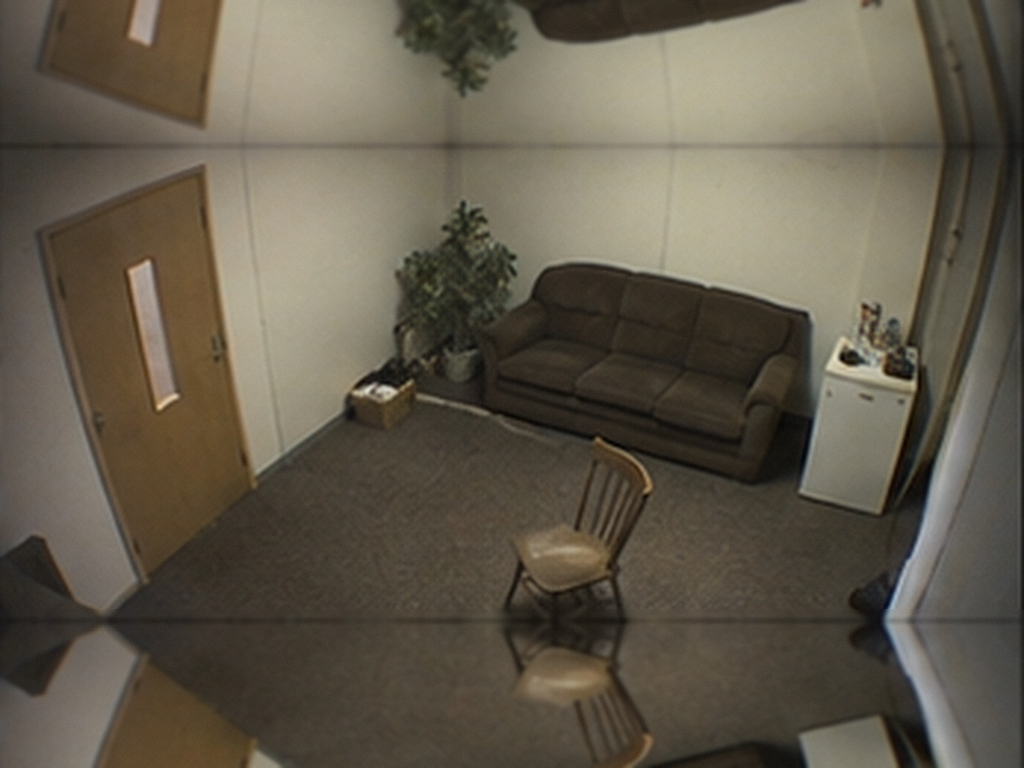
#> input picture references/rooms/plates_v1/01_green_room/01_base.png, 1024 x 768 px
$ python prepare_room_plates.py
#> lines starting #> are read from the running program, lines starting #| are printed output that depends on the picture
#!/usr/bin/env python3
"""
Prepares the backstage room plates (D037) from the user's ChatGPT batch for the CCTV cutaways:
  * crops each image to its clean band (the batch has contact-sheet artefacts: a duplicated strip
    at the top and a mirrored "reflection" strip at the bottom);
  * returns it to 4:3 by trimming width (tall bands) or extending top/bottom into darkness (wide bands);
  * grades it as cheap late-90s security video: monochrome with a faint green cast, crushed blacks,
    soft focus, lifted noise floor. Live scanlines/noise/timestamp are drawn on top in cctv_view.gd;
  * writes assets/studio/rooms/<room>__<variant>.jpg (1440x1080). Masters in references/rooms/plates_v1 are untouched.

    python3 tools/art/prepare_room_plates.py
"""
import os
import cv2
import numpy as np

ROOT = os.path.abspath(os.path.join(os.path.dirname(__file__), "..", ".."))
SRC = os.path.join(ROOT, "references", "rooms", "plates_v1")
OUT = os.path.join(ROOT, "assets", "studio", "rooms")
W, H = 1440, 1080

# (source file, output name, clean y0, y1)  — bands measured by eye on gridded previews (1024x768 sources)
PLATES = [
    ("01_green_room/01_base.png", "green_room__base", 150, 612),
    ("01_green_room/02_variant_a_door_open.png", "green_room__door_open", 150, 612),
    ("01_green_room/03_variant_b_chair_by_door.png", "green_room__chair_door", 152, 612),
    ("01_green_room/04_variant_c_light_off.png", "green_room__light_off", 152, 612),
    ("02_studio_c/01_base.png", "studio_c__base", 0, 545),
    ("02_studio_c/02_variant_a_fourth_podium_lit.png", "studio_c__podium_lit", 0, 545),
    ("02_studio_c/03_variant_b_exit_glow_only.png", "studio_c__light_off", 0, 545),
    ("03_prop_store/01_base.png", "prop_store__base", 162, 604),
    ("03_prop_store/02_variant_a_door_open.png", "prop_store__door_open", 162, 604),
    ("03_prop_store/03_variant_b_mannequin_faces_camera.png", "prop_store__mannequin_faces", 162, 604),
    ("03_prop_store/04_variant_c_mannequin_gone.png", "prop_store__mannequin_gone", 162, 604),
    ("04_archive_tape_room/01_base.png", "tape_room__base", 232, 548),
    ("04_archive_tape_room/02_variant_a_back_door_ajar.png", "tape_room__door_ajar", 220, 548),
    ("04_archive_tape_room/03_variant_b_tv_only_light.png", "tape_room__light_off", 220, 548),
    ("05_service_corridor/01_base.png", "corridor__base", 212, 553),
    ("05_service_corridor/02_variant_a_far_door_open.png", "corridor__door_open", 212, 553),
    ("05_service_corridor/03_variant_b_one_tube_out.png", "corridor__light_off", 210, 550),
    ("06_control_room/01_base.png", "control_room__base", 35, 768),
    ("07_staff_kitchenette/01_base.png", "kitchenette__base", 8, 698),
    ("08_loading_area/01_base.png", "loading__base", 98, 700),
    ("09_grahams_dressing_room/01_base.png", "dressing_room__base", 70, 545),
    ("10_locked_room/01_base.png", "locked__base", 45, 740),
]


def load(path):
    img = cv2.imread(path)
    if img is None:   # one master is a truncated PNG: decode what's there via PIL
        from PIL import Image, ImageFile
        ImageFile.LOAD_TRUNCATED_IMAGES = True
        img = cv2.cvtColor(np.array(Image.open(path).convert("RGB")), cv2.COLOR_RGB2BGR)
    return img


def to_43(band):
    h, w = band.shape[:2]
    if h / w >= 0.75:
        cw = int(h * 4 / 3)
        x0 = (w - cw) // 2
        out = band[:, x0:x0 + cw]
    else:
        need = int(w * 0.75) - h
        top, bot = need // 2, need - need // 2
        def ext(edge_rows, n):
            e = edge_rows.astype(np.float32).mean(axis=0)
            e = cv2.GaussianBlur(e[None], (0, 0), sigmaX=30, sigmaY=0.1)[0]
            k = np.linspace(1.0, 0.0, n, dtype=np.float32) ** 1.3
            return np.repeat(e[None], n, axis=0) * k[:, None, None]
        t = ext(band[:6], top)[::-1]
        b = ext(band[-6:], bot)
        out = np.vstack([t, band.astype(np.float32), b])
        for i in range(30):   # soften the joins
            a = (i + 1) / 31.0
            out[top + i] = out[top + i] * a + out[top - 1] * (1 - a)
            out[top + h - 1 - i] = out[top + h - 1 - i] * a + out[top + h] * (1 - a)
        out = np.clip(out, 0, 255).astype(np.uint8)
    return cv2.resize(out, (W, H), interpolation=cv2.INTER_CUBIC)


def grade(img):
    g = cv2.cvtColor(img, cv2.COLOR_BGR2GRAY).astype(np.float32) / 255.0
    g = cv2.GaussianBlur(g, (0, 0), 1.6)                       # cheap lens + tape softness
    g = np.clip((g - 0.04) * 1.18, 0, 1) ** 1.1                # crushed blacks
    g = g * 0.88 + 0.05                                        # lifted floor
    yy, xx = np.mgrid[0:H, 0:W].astype(np.float32)
    v = 1.0 - 0.35 * (((xx - W / 2) / (W / 2)) ** 2 + ((yy - H / 2) / (H / 2)) ** 2)
    g = g * np.clip(v, 0.55, 1.0)
    g += np.random.default_rng(98).normal(0, 0.018, g.shape).astype(np.float32)
    g = np.clip(g, 0, 1)
    out = np.stack([g * 0.86, g * 0.97, g * 0.88], axis=-1)   # faint green cast (BGR)
    return (out * 255).astype(np.uint8)


def main():
    os.makedirs(OUT, exist_ok=True)
    for src, name, y0, y1 in PLATES:
        img = load(os.path.join(SRC, src))
#> in load, img is the input picture: shape (768, 1024, 3); mean B, G, R 75.8, 90.4, 98
        band = img[y0:y1, :]
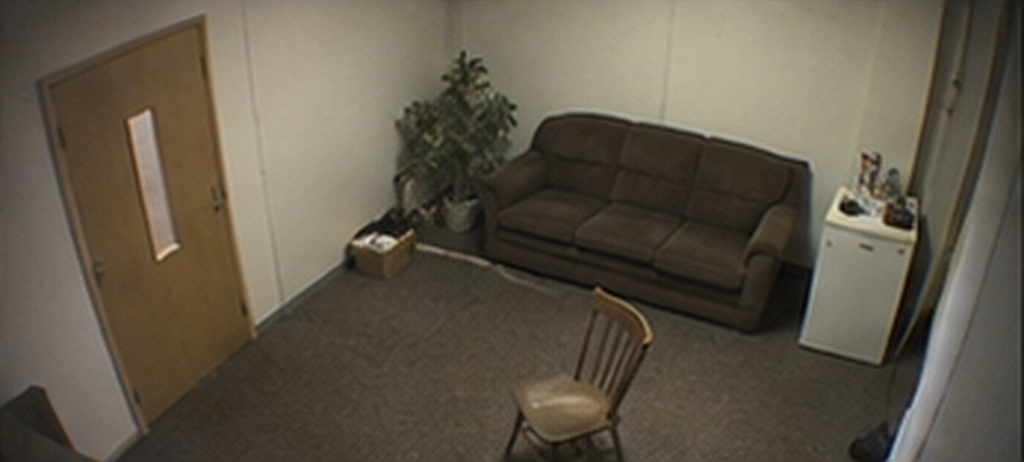
#> band: shape (462, 1024, 3); mean B, G, R 74.7, 89.3, 97.1
        out = grade(to_43(band))
#> in ext, `e = edge_rows.astype(np.float32).mean(axis=0)`: e = 1024 rows, first 8: [41.67, 46.17, 50.17], [42.33, 47.33, 51.33], [42.83, 47.83, 51.83], [45, 50, 54.33], [45.17, 50.83, 55.17], [44.17, 50.83, 54.17], [45.5, 52.17, 55.67], [44.33, 51, 54.33]
#> in ext, `e = cv2.GaussianBlur(e[None], (0, 0), sigmaX=30, sigmaY=0.1)[0]`: e = 1024 rows, first 8: [47.59, 53.82, 57.82], [47.59, 53.82, 57.82], [47.6, 53.83, 57.83], [47.61, 53.84, 57.85], [47.63, 53.86, 57.87], [47.65, 53.89, 57.9], [47.67, 53.92, 57.93], [47.7, 53.95, 57.98]
#> in to_43, `t = ext(band[:6], top)[::-1]`:
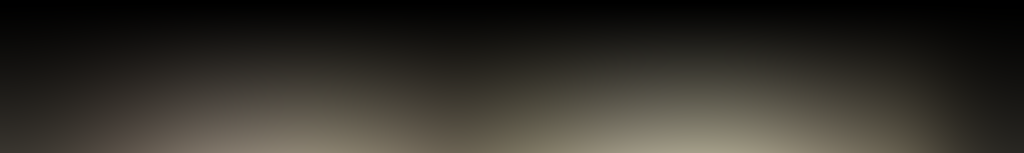
#> t: shape (153, 1024, 3) float32; mean B, G, R 41.4, 48, 51
#> call 2 of ext, with edge_rows = array of shape (6, 1024, 3), n = 153
#> in ext (call 2), `e = edge_rows.astype(np.float32).mean(axis=0)`: e = 1024 rows, first 8: [24.5, 25.33, 27], [24.83, 26, 27.33], [26, 27.17, 29], [26, 28.67, 30.17], [28.17, 30.67, 32.33], [28.83, 31.5, 33.17], [29.83, 32.67, 34.5], [30.17, 32.5, 34.5]
#> in ext (call 2), `e = cv2.GaussianBlur(e[None], (0, 0), sigmaX=30, sigmaY=0.1)[0]`: e = 1024 rows, first 8: [35.12, 37.96, 41.54], [35.12, 37.97, 41.55], [35.13, 37.98, 41.56], [35.15, 38, 41.59], [35.17, 38.03, 41.62], [35.2, 38.07, 41.67], [35.24, 38.11, 41.72], [35.28, 38.17, 41.79]
#> in ext (call 2), `return np.repeat(e[None], n, axis=0) * k[:, None, None]`:
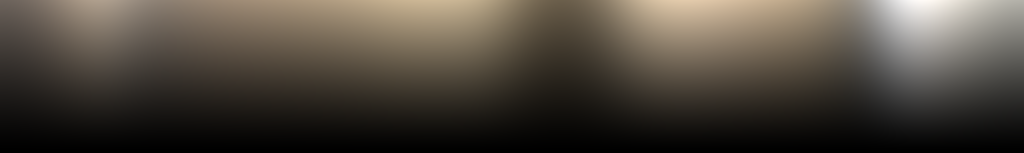
#> returned value: shape (153, 1024, 3) float32; mean of channels 0, 1, 2 23.2, 26.7, 29.2; drawn with min black and max white
#> after the loop in to_43, `for i in range(30):`:
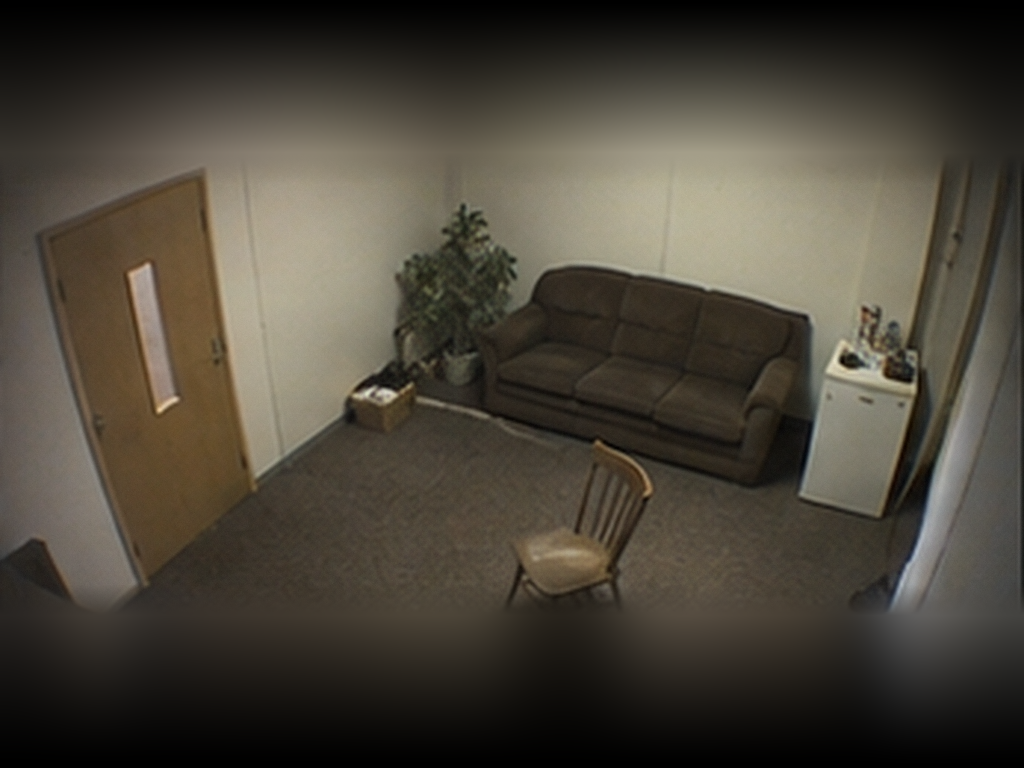
#> out: shape (768, 1024, 3) float32; mean B, G, R 57.7, 68.5, 74.3
#> in grade, `g = g * np.clip(v, 0.55, 1.0)`:
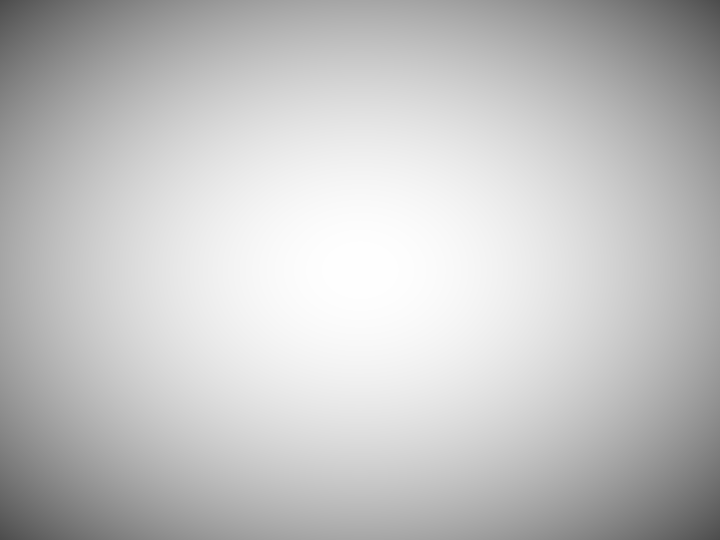
#> v: shape (1080, 1440) float32 (shown at 1/2 size); min 0.3, max 1, mean 0.767
#> in grade, `g += np.random.default_rng(98).normal(0, 0.018, g.shape).astype(np.flo..`:
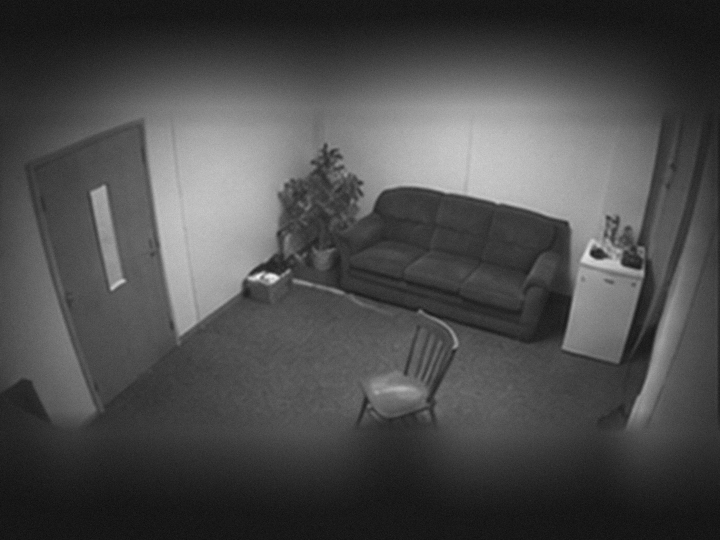
#> g: shape (1080, 1440) float32 (shown at 1/2 size); min -0.0533, max 0.848, mean 0.218; drawn with min black and max white
#> in grade, `out = np.stack([g * 0.86, g * 0.97, g * 0.88], axis=-1)`:
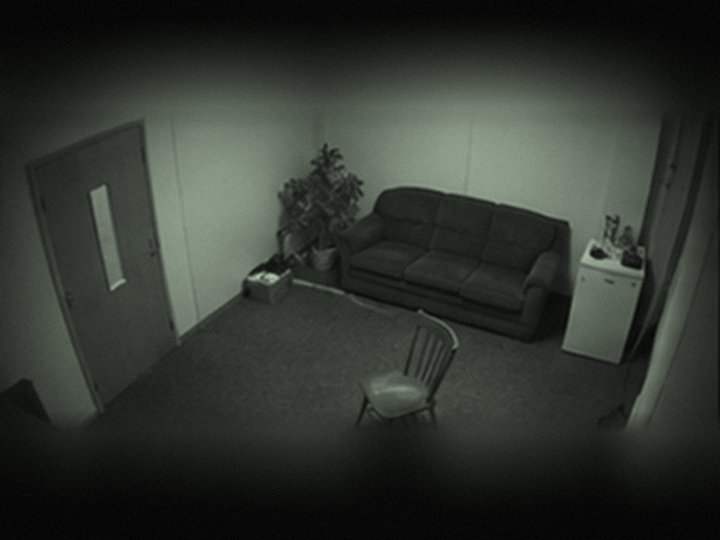
#> out: shape (1080, 1440, 3) float32 (shown at 1/2 size); mean of channels 0, 1, 2 0.188, 0.212, 0.192; drawn as B, G, R
        cv2.imwrite(os.path.join(OUT, name + ".jpg"), out, [cv2.IMWRITE_JPEG_QUALITY, 86])
        print("wrote", name, band.shape[:2])
#| wrote green_room__base (462, 1024)
#> pass 2 of the loop in main, `for src, name, y0, y1 in PLATES:`:
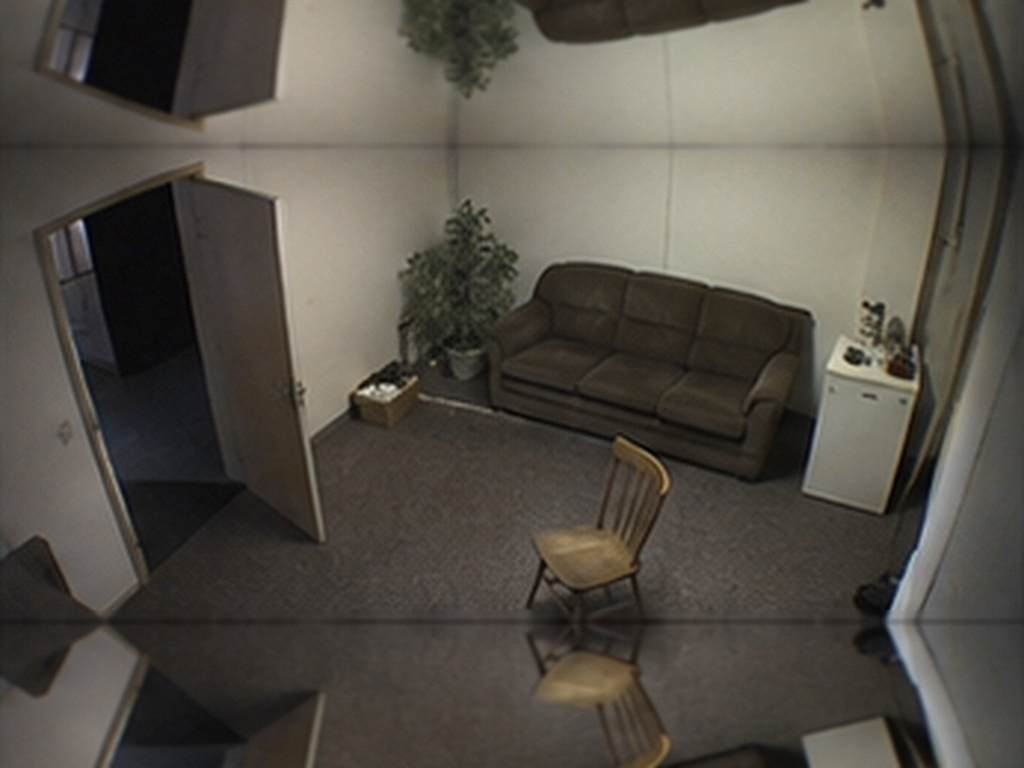
#> input picture references/rooms/plates_v1/01_green_room/02_variant_a_door_open.png, 1024 x 768 px
#> in load, img is the input picture: shape (768, 1024, 3); mean B, G, R 72.6, 80.5, 85.4
#> in ext (call 3), `e = edge_rows.astype(np.float32).mean(axis=0)`: e = 1024 rows, first 8: [43.67, 47.5, 51], [43.83, 47.83, 51.5], [43.5, 47.33, 52], [45.5, 49.5, 54], [45.5, 49.33, 54], [44.5, 48.33, 53], [45.83, 49.67, 54.33], [44.67, 48.5, 52.5]
#> in ext (call 3), `e = cv2.GaussianBlur(e[None], (0, 0), sigmaX=30, sigmaY=0.1)[0]`: e = 1024 rows, first 8: [49.18, 52.47, 56.18], [49.18, 52.47, 56.18], [49.18, 52.48, 56.19], [49.19, 52.49, 56.2], [49.21, 52.51, 56.22], [49.23, 52.53, 56.24], [49.25, 52.56, 56.27], [49.28, 52.59, 56.31]
#> in to_43 (call 2), `t = ext(band[:6], top)[::-1]`:
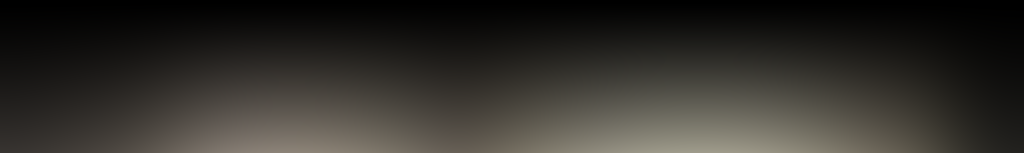
#> t: shape (153, 1024, 3) float32; mean B, G, R 42.5, 47.3, 49.7
#> in ext (call 4), `e = edge_rows.astype(np.float32).mean(axis=0)`: e = 1024 rows, first 8: [29.17, 30.67, 32.67], [28.67, 31, 33.17], [29.83, 31.83, 34.33], [30.33, 32.33, 35.17], [32.17, 33.83, 36.83], [32.67, 34.33, 37.33], [33.33, 34.33, 37.17], [32.83, 34, 37]
#> in ext (call 4), `e = cv2.GaussianBlur(e[None], (0, 0), sigmaX=30, sigmaY=0.1)[0]`: e = 1024 rows, first 8: [34.42, 35.65, 38.79], [34.42, 35.65, 38.79], [34.42, 35.66, 38.8], [34.43, 35.67, 38.81], [34.44, 35.69, 38.83], [34.46, 35.7, 38.85], [34.48, 35.73, 38.88], [34.51, 35.76, 38.91]
#> in grade (call 2), `out = np.stack([g * 0.86, g * 0.97, g * 0.88], axis=-1)`:
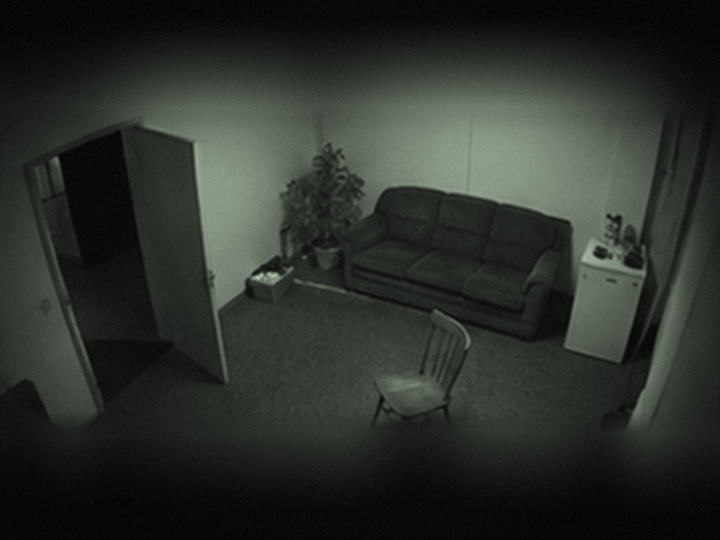
#> out: shape (1080, 1440, 3) float32 (shown at 1/2 size); mean of channels 0, 1, 2 0.168, 0.19, 0.172; drawn as B, G, R
#| wrote green_room__door_open (462, 1024)
#> pass 3 of the loop in main, `for src, name, y0, y1 in PLATES:`:
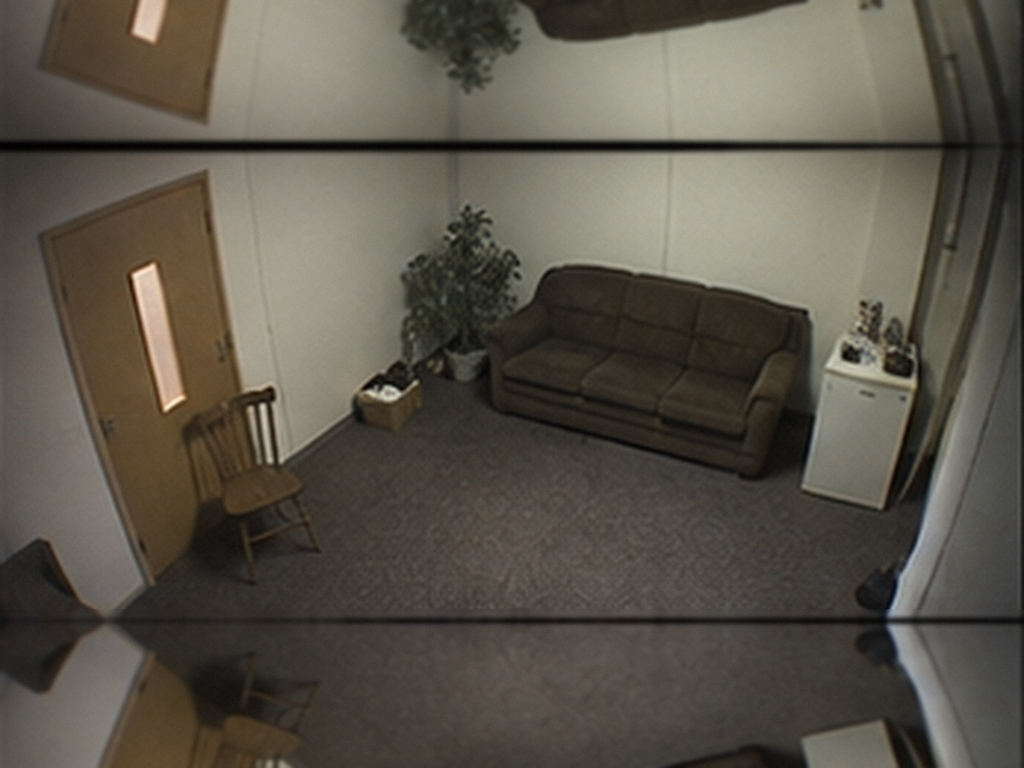
#> input picture references/rooms/plates_v1/01_green_room/03_variant_b_chair_by_door.png, 1024 x 768 px
#> in load, img is the input picture: shape (768, 1024, 3); mean B, G, R 74.8, 85.3, 90.8
#> band: shape (460, 1024, 3)
#> in ext (call 5), `e = edge_rows.astype(np.float32).mean(axis=0)`: e = 1024 rows, first 8: [41.67, 45, 46.5], [41.67, 45, 46.83], [41.67, 45.33, 47.5], [42.83, 45.83, 48.33], [43.17, 46.33, 48.83], [41.17, 44.5, 47.5], [41.83, 45, 48.83], [40.33, 43.67, 46.83]
#> in ext (call 5), `e = cv2.GaussianBlur(e[None], (0, 0), sigmaX=30, sigmaY=0.1)[0]`: e = 1024 rows, first 8: [42.15, 46.41, 49.88], [42.15, 46.41, 49.88], [42.15, 46.42, 49.89], [42.16, 46.43, 49.9], [42.18, 46.45, 49.92], [42.19, 46.46, 49.94], [42.21, 46.49, 49.96], [42.24, 46.52, 50]
#> in to_43 (call 3), `t = ext(band[:6], top)[::-1]`:
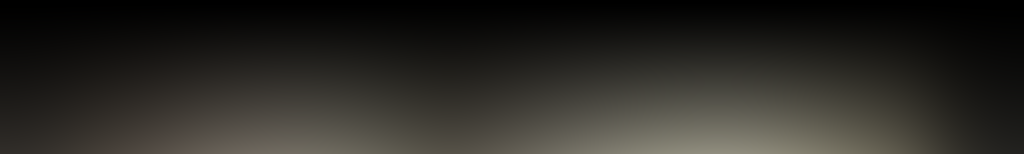
#> t: shape (154, 1024, 3) float32; mean B, G, R 37, 41.7, 43.4
#> in ext (call 6), `e = edge_rows.astype(np.float32).mean(axis=0)`: e = 1024 rows, first 8: [24.83, 25.83, 26.83], [24.5, 25.5, 26.83], [25.17, 26, 28], [25.5, 26.5, 29], [27.17, 28.17, 31.67], [28, 29.67, 33.67], [29.83, 31.5, 35.17], [30, 31.5, 35.67]
#> in ext (call 6), `e = cv2.GaussianBlur(e[None], (0, 0), sigmaX=30, sigmaY=0.1)[0]`: e = 1024 rows, first 8: [32.76, 34.17, 38.48], [32.76, 34.17, 38.48], [32.77, 34.18, 38.49], [32.78, 34.19, 38.5], [32.79, 34.21, 38.52], [32.81, 34.23, 38.55], [32.83, 34.26, 38.58], [32.85, 34.29, 38.62]
#> in grade (call 3), `g = cv2.cvtColor(img, cv2.COLOR_BGR2GRAY).astype(np.float32) / 255.0`:
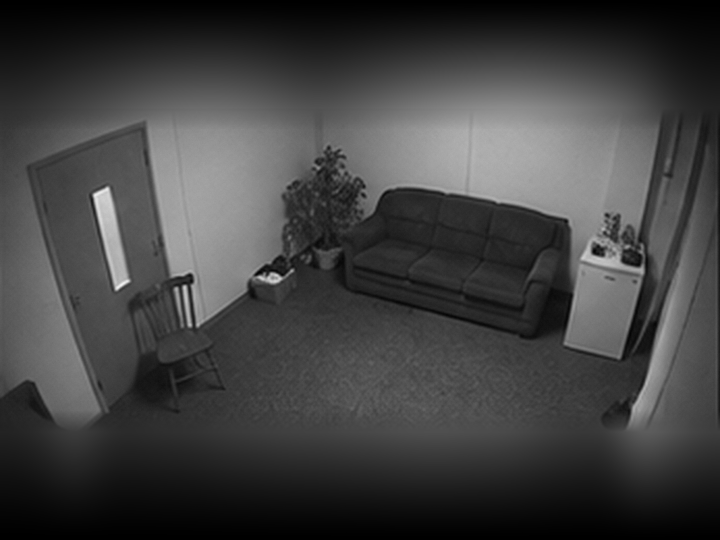
#> g: shape (1080, 1440) float32 (shown at 1/2 size); min 0, max 0.957, mean 0.254
#| wrote green_room__chair_door (460, 1024)
#> the loop made 7 passes; the first 3 are shown


if __name__ == "__main__":
#> (the run stopped early here; a loop or call above may not have finished)
